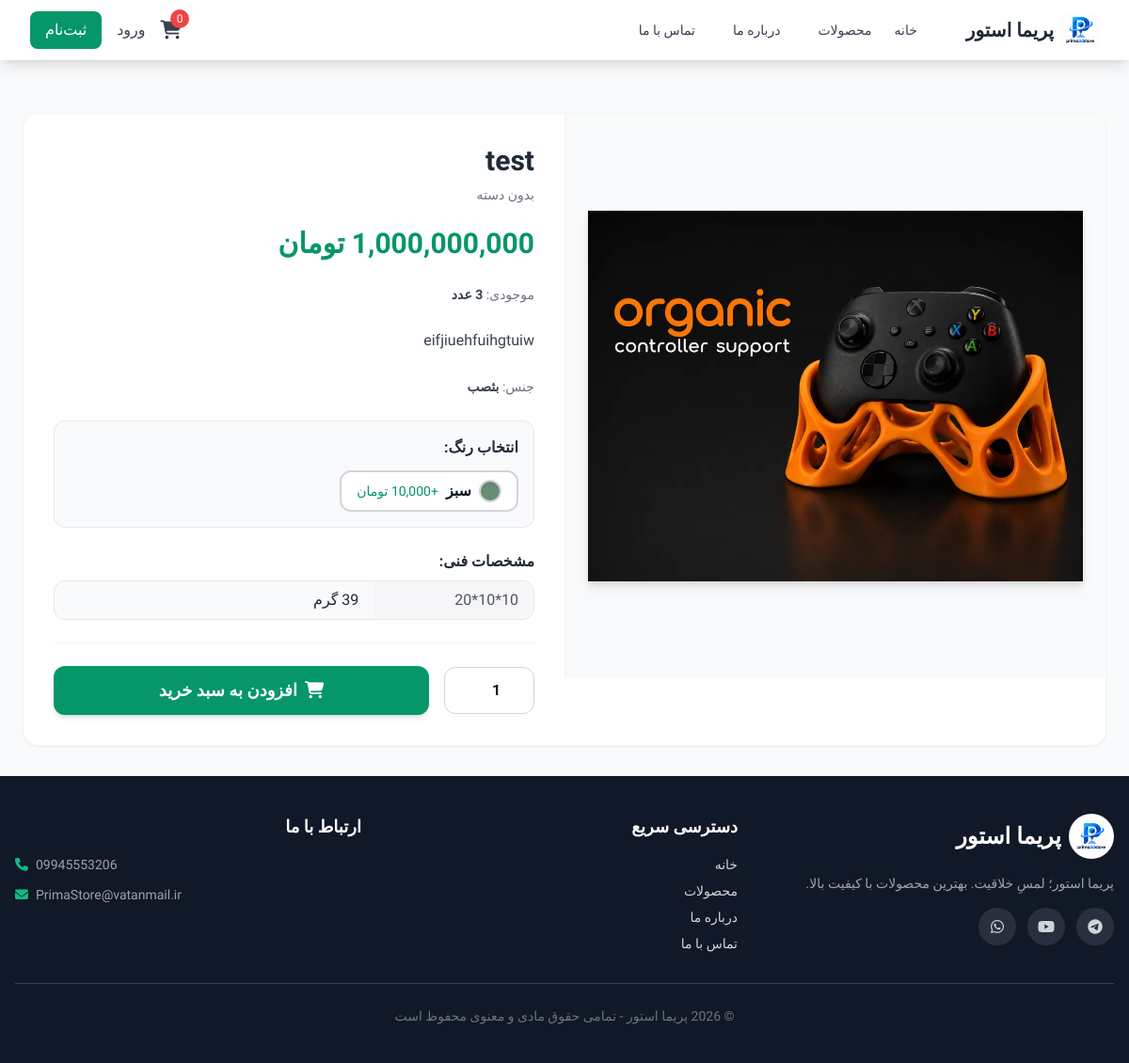
Before: /product/1 with the older database file.
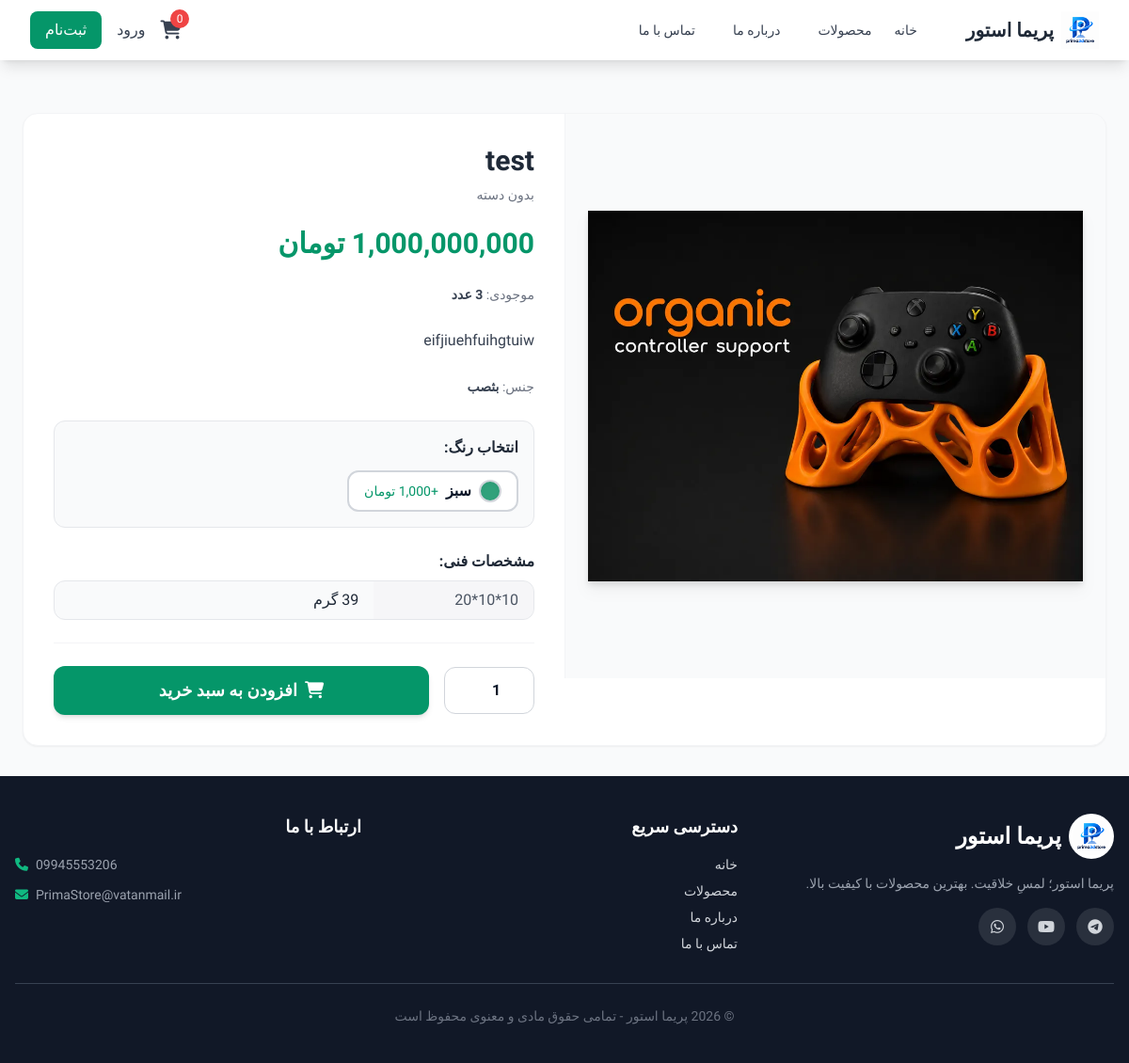
After: the same page with the newer database file.
### app/main.py (models this page shows)
class Product(db.Model):
    __tablename__ = 'products'
    id = db.Column(db.Integer, primary_key=True)
    name = db.Column(db.String(200), nullable=False)
    slug = db.Column(db.String(200), unique=True, nullable=False)
    description = db.Column(db.Text)
    price = db.Column(db.Numeric(10, 2), nullable=False)
    quantity = db.Column(db.Integer, default=0)
    category_id = db.Column(db.Integer, db.ForeignKey('categories.id'))
    user_id = db.Column(db.Integer, db.ForeignKey('users.id'))
    material = db.Column(db.String(100))
    color = db.Column(db.String(50), nullable=True)
    color_name = db.Column(db.String(50), nullable=True)
    is_available = db.Column(db.Boolean, default=True)
    status = db.Column(db.String(20), default='published')
    image_url = db.Column(db.String(300), nullable=True)
    discount_price = db.Column(db.Numeric(10, 2), nullable=True)
    sales_count = db.Column(db.Integer, default=0)
    view_count = db.Column(db.Integer, default=0)
    created_at = db.Column(db.DateTime, default=db.func.current_timestamp())

class ProductVariant(db.Model):
    __tablename__ = 'product_variants'
    id = db.Column(db.Integer, primary_key=True)
    product_id = db.Column(db.Integer, db.ForeignKey('products.id'), nullable=False)
    name = db.Column(db.String(100), nullable=False)
    value = db.Column(db.String(100), nullable=False)
    color_code = db.Column(db.String(20), nullable=True)
    price_adjustment = db.Column(db.Numeric(10, 2), default=0.00)
    quantity = db.Column(db.Integer, default=0)
    sku = db.Column(db.String(100), unique=True, nullable=False)
    image_url = db.Column(db.String(300), nullable=True)
    created_at = db.Column(db.DateTime, default=db.func.current_timestamp())
    product = db.relationship('Product', backref='variants')

class ProductSpecification(db.Model):
    __tablename__ = 'product_specifications'
    id = db.Column(db.Integer, primary_key=True)
    product_id = db.Column(db.Integer, db.ForeignKey('products.id'), nullable=False)
    spec_key = db.Column(db.String(100), nullable=False)
    spec_value = db.Column(db.String(200), nullable=False)
    display_order = db.Column(db.Integer, default=0)
    created_at = db.Column(db.DateTime, default=db.func.current_timestamp())
    product = db.relationship('Product', backref='specifications')

### app/main.py (the view)
@app.route('/product/<int:product_id>')
def product_detail(product_id):
    product = Product.query.get_or_404(product_id)
    return render_template('product_detail.html', product=product)

### app/interfaces/templates/product_detail.html (shortened to what this page needs)
{% extends "base.html" %}
{% block content %}
<div class="max-w-6xl mx-auto mt-6">
    <div class="bg-white rounded-2xl shadow-sm border border-gray-100 overflow-hidden">
        <div class="md:flex">
            <div class="md:w-1/2 h-[400px] md:h-[600px] bg-gray-50 flex items-center justify-center p-6 border-b md:border-b-0 md:border-l border-gray-100">
                {% if product.image_url %}
                    <img src="{{ product.image_url }}" alt="{{ product.name }}" class="w-full h-full object-contain drop-shadow-lg">
                {% else %}
                    <i class="fas fa-cube text-9xl text-gray-300"></i>
                {% endif %}
            </div>
            <div class="md:w-1/2 p-8 flex flex-col">
                <h1 class="text-3xl font-bold text-gray-800 mb-2">{{ product.name }}</h1>
                <p class="text-sm text-gray-500 mb-6">{{ product.category.name if product.category else 'بدون دسته' }}</p>
                <div class="mb-6">
                    {% if product.discount_price and product.discount_price < product.price %}
                        <div class="flex items-center gap-3 mb-2">
                            <span class="text-3xl font-bold text-emerald-600">{{ product.discount_price|format_currency }}</span>
                            <span class="bg-red-100 text-red-600 px-2 py-1 rounded-lg text-sm font-bold">
                                {{ ((product.price - product.discount_price) / product.price * 100)|round|int }}% تخفیف
                            </span>
                        </div>
                        <span class="text-lg text-gray-400 line-through">{{ product.price|format_currency }}</span>
                    {% else %}
                        <span class="text-3xl font-bold text-emerald-600 current-price">{{ product.price|format_currency }}</span>
                    {% endif %}
                </div>
                <div class="mb-6">
                    <span class="text-sm text-gray-500">موجودی: <span class="font-bold text-gray-700">{{ product.quantity }} عدد</span></span>
                </div>
                <div class="mb-6 flex-grow">
                    <p class="text-gray-700 leading-relaxed">{{ product.description }}</p>
                </div>
                {% if product.material %}
                <div class="mb-6">
                    <span class="text-sm text-gray-500">جنس: <span class="font-bold text-gray-700">{{ product.material }}</span></span>
                </div>
                {% endif %}
                {% if product.variants %}
                <div class="mb-6 bg-gray-50 p-4 rounded-xl border border-gray-200">
                    <h4 class="font-bold mb-3 text-gray-800">انتخاب رنگ:</h4>
                    <div class="flex gap-3 flex-wrap">
                        {% for variant in product.variants %}
                        <button onclick="selectVariant(this, '{{ variant.id }}', '{{ variant.value }}', {{ variant.price_adjustment }})"
                                class="variant-btn px-4 py-2 border-2 border-gray-300 rounded-xl hover:border-emerald-500 transition flex items-center gap-2 bg-white"
                                data-variant-id="{{ variant.id }}">
                            <span class="inline-block w-6 h-6 rounded-full border-2 border-gray-300 shadow-inner"
                                  style="background-color: {{ variant.color_code or '#cccccc' }};"></span>
                            <span class="font-semibold">{{ variant.value }}</span>
                            {% if variant.price_adjustment > 0 %}
                            <span class="text-emerald-600 text-sm">+{{ variant.price_adjustment|format_currency }}</span>
                            {% elif variant.price_adjustment < 0 %}
                            <span class="text-red-600 text-sm">{{ variant.price_adjustment|format_currency }}</span>
                            {% endif %}
                        </button>
                        {% endfor %}
                    </div>
                </div>
                {% endif %}
                {% if product.specifications %}
                <div class="mb-6">
                    <h4 class="font-bold mb-2 text-gray-800">مشخصات فنی:</h4>
                    <div class="bg-gray-50 rounded-xl overflow-hidden border border-gray-200">
                        <table class="w-full">
                            {% for spec in product.specifications|sort(attribute='display_order') %}
                            <tr class="border-b last:border-0">
                                <td class="px-4 py-2 font-medium text-gray-600 bg-gray-100/50 w-1/3">{{ spec.spec_key }}</td>
                                <td class="px-4 py-2 text-gray-800">{{ spec.spec_value }}</td>
                            </tr>
                            {% endfor %}
                        </table>
                    </div>
                </div>
                {% endif %}
                <div class="mt-auto pt-6 border-t border-gray-100">
                    <form action="/add-to-cart/{{ product.id }}" method="POST">
                        <div class="flex items-center gap-4">
                            <input type="number" name="quantity" value="1" min="1" max="{{ product.quantity }}"
                                   class="w-24 px-4 py-3 border border-gray-300 rounded-xl focus:outline-none focus:border-emerald-500 text-center font-bold">
                            <button type="submit" class="flex-1 bg-emerald-600 text-white px-6 py-3 rounded-xl hover:bg-emerald-700 transition font-bold text-lg shadow-md flex items-center justify-center gap-2">
                                <i class="fas fa-shopping-cart"></i> افزودن به سبد خرید
                            </button>
                        </div>
                    </form>
                </div>
            </div>
        </div>
    </div>
</div>
{% endblock %}

### app/interfaces/templates/base.html (shortened to what this page needs)
<!DOCTYPE html>
<html lang="fa" dir="rtl">
<head>
    <script src="{{ url_for('static', filename='js/tailwind.js') }}"></script>
    <link href="https://cdnjs.cloudflare.com/ajax/libs/font-awesome/6.5.1/css/all.min.css" rel="stylesheet">
    <link rel="stylesheet" href="{{ url_for('static', filename='css/style.css') }}">
</head>
<body class="bg-gray-50 flex flex-col min-h-screen">
    <nav class="bg-white shadow-lg sticky top-0 z-50">
        <div class="max-w-7xl mx-auto px-4 sm:px-6 lg:px-8">
            <div class="flex justify-between h-16">
                <div class="flex items-center">
                    <a href="/" class="flex items-center gap-2 group">
                        <img src="{{ url_for('static', filename='images/logo.png') }}" alt="پریما استور" class="h-10 w-10 object-contain transition-transform duration-300 group-hover:scale-110 group-hover:rotate-6">
                        <span class="text-xl font-bold text-gray-800 transition-colors duration-300 group-hover:text-emerald-600">پریما استور</span>
                    </a>
                    <div class="hidden md:flex mr-10 space-x-4">
                        <a href="/" class="text-gray-700 hover:text-emerald-600 px-3 py-2 rounded-md text-sm font-medium transition">خانه</a>
                        <a href="/products" class="text-gray-700 hover:text-emerald-600 px-3 py-2 rounded-md text-sm font-medium transition">محصولات</a>
                        <a href="/about" class="text-gray-700 hover:text-emerald-600 px-3 py-2 rounded-md text-sm font-medium transition">درباره ما</a>
                        <a href="/contact" class="text-gray-700 hover:text-emerald-600 px-3 py-2 rounded-md text-sm font-medium transition">تماس با ما</a>
                    </div>
                </div>
                <div class="flex items-center space-x-4 space-x-reverse">
                    <a href="/cart" class="relative text-gray-700 hover:text-emerald-600 transition">
                        <i class="fas fa-shopping-cart text-xl"></i>
                        <span class="absolute -top-2 -right-2 bg-red-500 text-white text-xs rounded-full h-5 w-5 flex items-center justify-center">
                            {{ session.get('cart', {})|length }}
                        </span>
                    </a>
                    {% if current_user.is_authenticated %}
                    <div class="relative group">
                        <button class="flex items-center text-gray-700 hover:text-emerald-600 transition">
                            <i class="fas fa-user-circle text-2xl"></i>
                            <span class="mr-2">{{ current_user.username }}</span>
                            <i class="fas fa-chevron-down text-xs mr-1"></i>
                        </button>
                        <div class="absolute left-0 pt-2 w-48 hidden group-hover:block z-50">
                                <div class="bg-white rounded-md shadow-lg border border-gray-100 overflow-hidden">
                            <a href="/profile" class="block px-4 py-2 text-sm text-gray-700 hover:bg-emerald-50 hover:text-emerald-600">پروفایل</a>
                            <a href="/profile" class="block px-4 py-2 text-sm text-gray-700 hover:bg-emerald-50 hover:text-emerald-600">سفارشات</a>
                            {% if current_user.is_admin %}
                            <div class="border-t border-gray-100"></div>
                            <div class="px-4 py-2 text-xs text-gray-400 font-bold">مدیریت</div>
                            <a href="/admin" class="block px-4 py-2 text-sm text-gray-700 hover:bg-emerald-50 hover:text-emerald-600">داشبورد</a>
                            <a href="/admin/products" class="block px-4 py-2 text-sm text-gray-700 hover:bg-emerald-50 hover:text-emerald-600">محصولات</a>
                            <a href="/admin/categories" class="block px-4 py-2 text-sm text-gray-700 hover:bg-emerald-50 hover:text-emerald-600">دسته‌بندی‌ها</a>
                            <a href="/admin/colors" class="block px-4 py-2 text-sm text-gray-700 hover:bg-emerald-50 hover:text-emerald-600">مدیریت رنگ‌ها</a>
                            <a href="/admin/orders" class="block px-4 py-2 text-sm text-gray-700 hover:bg-emerald-50 hover:text-emerald-600">سفارشات</a>
                            <a href="/admin/users" class="block px-4 py-2 text-sm text-gray-700 hover:bg-emerald-50 hover:text-emerald-600">کاربران</a>
                            {% endif %}
                            <div class="border-t border-gray-100"></div>
                            <a href="/auth/logout" class="block px-4 py-2 text-sm text-red-600 hover:bg-red-50 rounded-b-md">خروج</a>
                        </div>
                    </div>
                    {% else %}
                    <a href="/auth/login" class="text-gray-700 hover:text-emerald-600 transition font-medium">ورود</a>
                    <a href="/auth/register" class="bg-emerald-600 text-white px-4 py-2 rounded-lg hover:bg-emerald-700 transition font-medium">ثبت‌نام</a>
                    {% endif %}
                </div>
            </div>
        </div>
    </nav>
    <main class="flex-grow max-w-7xl mx-auto w-full px-4 py-8">
        {% block content %}{% endblock %}
    </main>
    <footer class="footer bg-gray-900 text-gray-300 mt-auto">
        <div class="max-w-7xl mx-auto px-4 py-10">
            <div class="grid grid-cols-1 md:grid-cols-3 gap-8">
                <div>
                    <a href="/" class="flex items-center gap-2 mb-4 text-white">
                        <img src="{{ url_for('static', filename='images/logo.png') }}" alt="پریما استور" class="h-12 w-12 object-contain bg-white rounded-full p-1">
                        <span class="text-2xl font-bold">پریما استور</span>
                    </a>
                    <p class="text-sm text-gray-400 mb-4">پریما استور؛ لمسِ خلاقیت. بهترین محصولات با کیفیت بالا.</p>
                    <div class="flex gap-3 mt-4">
                        <a href="#" class="social-icon"><i class="fab fa-telegram"></i></a>
                        <a href="#" class="social-icon"><i class="fab fa-youtube"></i></a>
                        <a href="#" class="social-icon"><i class="fab fa-whatsapp"></i></a>
                    </div>
                </div>
                <div>
                    <h4 class="text-white font-bold mb-4 text-lg">دسترسی سریع</h4>
                    <ul class="space-y-2 text-sm">
                        <li><a href="/" class="hover:text-emerald-400 transition">خانه</a></li>
                        <li><a href="/products" class="hover:text-emerald-400 transition">محصولات</a></li>
                        <li><a href="/about" class="hover:text-emerald-400 transition">درباره ما</a></li>
                        <li><a href="/contact" class="hover:text-emerald-400 transition">تماس با ما</a></li>
                    </ul>
                </div>
                <div>
                    <h4 class="text-white font-bold mb-4 text-lg">ارتباط با ما</h4>
                    <ul class="space-y-3 text-sm text-gray-400">
                        <li class="flex items-center gap-2" dir="ltr"><i class="fas fa-phone text-emerald-500"></i> 09945553206</li>
                        <li class="flex items-center gap-2" dir="ltr"><i class="fas fa-envelope text-emerald-500"></i> PrimaStore@vatanmail.ir</li>
                    </ul>
                </div>
            </div>
            <div class="border-t border-gray-700 mt-8 pt-6 text-center text-sm text-gray-500">
                © 2026 پریما استور - تمامی حقوق مادی و معنوی محفوظ است
            </div>
        </div>
    </footer>
</body>
</html>

Changed rows visible on the page:
changed ProductVariant "سبز": color_code "#698c76" → "#30a17b" (drawn); price_adjustment "10,000 تومان" → "1,000 تومان"
